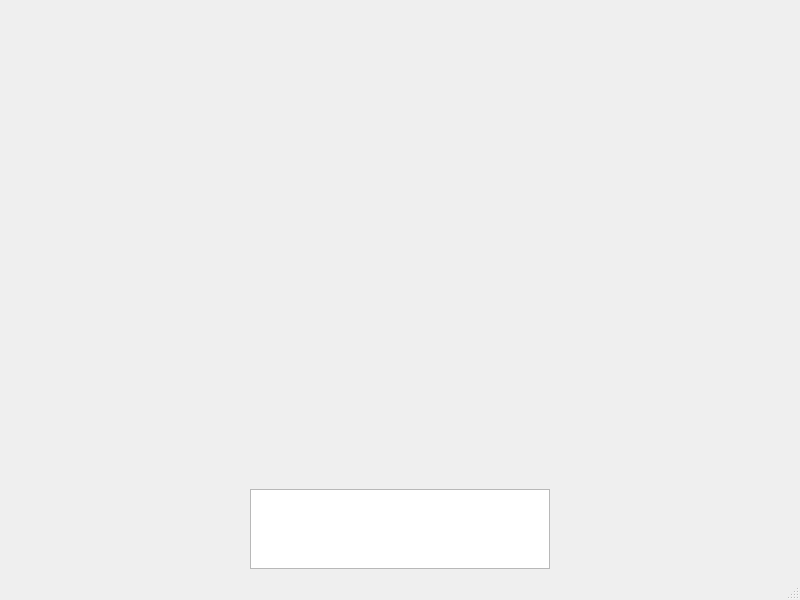
<?xml version="1.0" encoding="UTF-8"?>
<ui version="4.0">
 <class>MainWindow</class>
 <widget class="QMainWindow" name="MainWindow">
  <property name="geometry">
   <rect>
    <x>0</x>
    <y>0</y>
    <width>800</width>
    <height>600</height>
   </rect>
  </property>
  <property name="windowTitle">
   <string>MainWindow</string>
  </property>
  <widget class="QWidget" name="centralwidget">
   <layout class="QVBoxLayout" name="verticalLayout">
    <item alignment="Qt::AlignHCenter">
     <widget class="QwtPlot" name="PlotWidget" native="true">
      <property name="sizePolicy">
       <sizepolicy hsizetype="Expanding" vsizetype="Expanding">
        <horstretch>0</horstretch>
        <verstretch>0</verstretch>
       </sizepolicy>
      </property>
      <property name="minimumSize">
       <size>
        <width>600</width>
        <height>400</height>
       </size>
      </property>
      <property name="maximumSize">
       <size>
        <width>10000000</width>
        <height>900</height>
       </size>
      </property>
     </widget>
    </item>
    <item alignment="Qt::AlignHCenter">
     <widget class="QTextEdit" name="textEditInform">
      <property name="minimumSize">
       <size>
        <width>300</width>
        <height>80</height>
       </size>
      </property>
      <property name="maximumSize">
       <size>
        <width>400</width>
        <height>80</height>
       </size>
      </property>
     </widget>
    </item>
   </layout>
  </widget>
  <widget class="QMenuBar" name="menubar">
   <property name="geometry">
    <rect>
     <x>0</x>
     <y>0</y>
     <width>800</width>
     <height>21</height>
    </rect>
   </property>
  </widget>
  <widget class="QStatusBar" name="statusbar"/>
 </widget>
 <customwidgets>
  <customwidget>
   <class>QwtPlot</class>
   <extends>QWidget</extends>
   <header>qwt_plot.h</header>
   <container>1</container>
  </customwidget>
 </customwidgets>
 <resources/>
 <connections/>
</ui>
